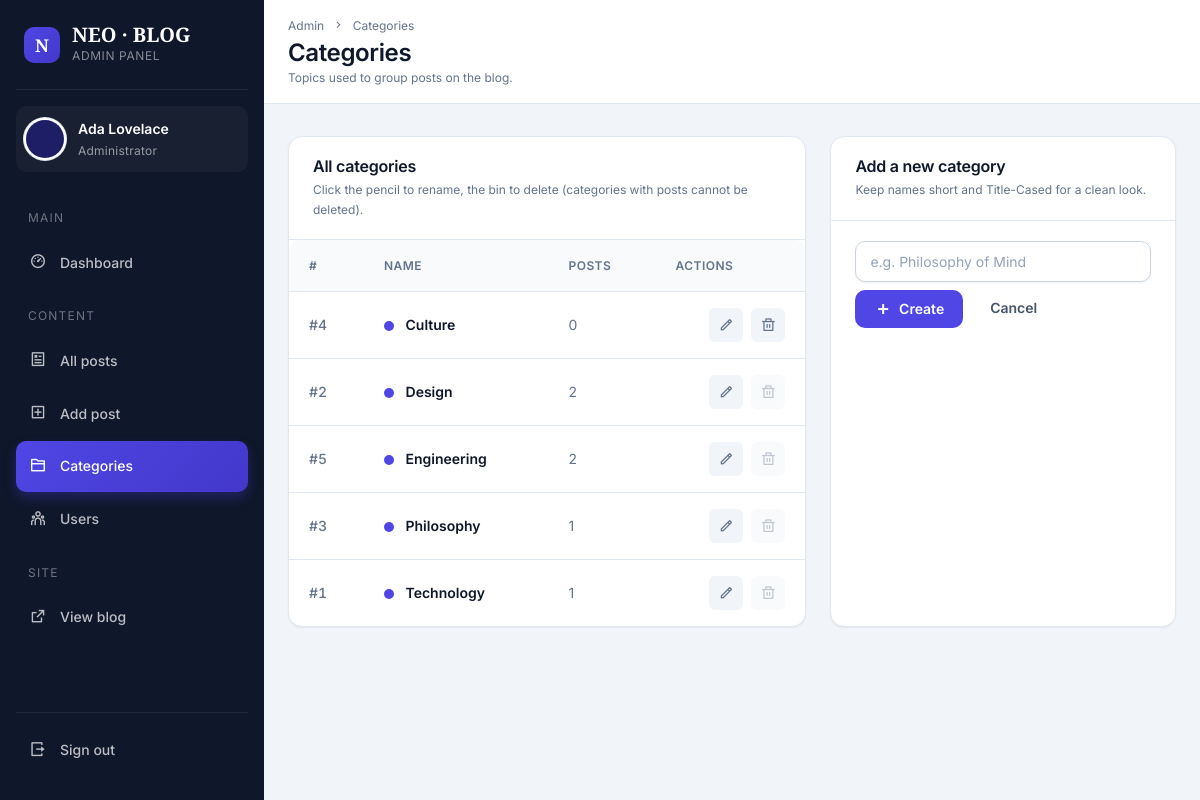
The app's page /admin/categories (signed in) with its own data.
### tables this page shows
CREATE TABLE users (
    id          INT UNSIGNED AUTO_INCREMENT PRIMARY KEY,
    firstname   VARCHAR(100) NOT NULL,
    lastname    VARCHAR(100) NOT NULL,
    username    VARCHAR(50)  NOT NULL,
    email       VARCHAR(190) NOT NULL,
    password    VARCHAR(255) NOT NULL,
    avatar      VARCHAR(255) NOT NULL DEFAULT 'default-avatar.png',
    is_admin    TINYINT(1)   NOT NULL DEFAULT 0,
    created_at  TIMESTAMP    NOT NULL DEFAULT CURRENT_TIMESTAMP,
    UNIQUE KEY uniq_username (username),
    UNIQUE KEY uniq_email    (email)
);

CREATE TABLE categories (
    id          INT UNSIGNED AUTO_INCREMENT PRIMARY KEY,
    title       VARCHAR(120) NOT NULL,
    created_at  TIMESTAMP    NOT NULL DEFAULT CURRENT_TIMESTAMP,
    UNIQUE KEY uniq_title (title)
);

### app/Controllers/Admin/CategoryController.php (called while the page is built, shortened)
<?php
final class CategoryController
{
    public function index(): void
    {
        View::render('admin/categories/index', [
            'title'      => 'Categories — Admin',
            'activeLink' => 'categories',
            'categories' => (new Category())->getAllWithCounts(),
            'success'    => Auth::getFlash('admin-success'),
            'error'      => Auth::getFlash('admin-error'),
        ], layout: 'admin');
    }
}

### public/index.php (called while the page is built, shortened)
<?php
require dirname(__DIR__) . '/bootstrap.php';
$router = new \App\Core\Router();
$router->dispatch(
    $_SERVER['REQUEST_METHOD'] ?? 'GET',
    $_SERVER['REQUEST_URI']    ?? '/'
);

### app/Core/helpers.php (called while the page is built, shortened)
<?php
function e(mixed $value): string
{
    return htmlspecialchars((string) $value, ENT_QUOTES | ENT_SUBSTITUTE, 'UTF-8');
}
function url(string $path = '/'): string
{
    $path = '/' . ltrim($path, '/');
    return rtrim(ROOT_URL, '/') . $path;
}
function upload_url(string $filename): string
{
    return url('uploads/' . ltrim($filename, '/'));
}
function avatar_url(?string $filename): string
{
    $filename = trim((string) $filename);
    return upload_url($filename);
}

### app/Core/Database.php (called while the page is built, shortened)
<?php
final class Database
{
    private static ?Database $instance = null;
    private PDO $pdo;
    private function __construct()
    {
        try {
            if (DB_DRIVER === 'sqlite') {
                $this->pdo = new PDO('sqlite:' . DB_SQLITE_PATH);
                $this->pdo->exec('PRAGMA foreign_keys = ON');
            } else {
                $dsn = sprintf(
                    'mysql:host=%s;port=%d;dbname=%s;charset=%s',
                    DB_HOST,
                    DB_PORT,
                    DB_NAME,
                    DB_CHARSET
                );
                $this->pdo = new PDO($dsn, DB_USER, DB_PASS);
            }
            $this->pdo->setAttribute(PDO::ATTR_ERRMODE,            PDO::ERRMODE_EXCEPTION);
            $this->pdo->setAttribute(PDO::ATTR_DEFAULT_FETCH_MODE, PDO::FETCH_ASSOC);
            $this->pdo->setAttribute(PDO::ATTR_EMULATE_PREPARES,   false);
        } catch (PDOException $e) {
            throw new RuntimeException(
                'Database connection failed: ' . $e->getMessage(),
                (int) $e->getCode(),
                $e
            );
        }
    }
    public static function getInstance(): self
    {
        return self::$instance ??= new self();
    }
    public function fetchAll(string $sql, string $types = '', mixed ...$params): array
    {
        return $this->run($sql, $params)->fetchAll();
    }
    public function fetchOne(string $sql, string $types = '', mixed ...$params): ?array
    {
        $row = $this->run($sql, $params)->fetch();
        return $row === false ? null : $row;
    }
    private function run(string $sql, array $params): \PDOStatement
    {
        $stmt = $this->pdo->prepare($sql);
        $stmt->execute($params);
        return $stmt;
    }
}

### app/Models/Category.php (called while the page is built, shortened)
<?php
final class Category
{
    private Database $db;
    public function __construct()
    {
        $this->db = Database::getInstance();
    }
    public function getAllWithCounts(): array
    {
        return $this->db->fetchAll(
            "SELECT categories.*, COUNT(posts.id) AS post_count
               FROM categories
               LEFT JOIN posts ON posts.category_id = categories.id
              GROUP BY categories.id
              ORDER BY categories.title"
        );
    }
}

### app/Core/Auth.php (called while the page is built, shortened)
<?php
final class Auth
{
    public static function isLoggedIn(): bool
    {
        return isset($_SESSION['user_id']);
    }
    public static function isAdmin(): bool
    {
        return self::isLoggedIn() && (($_SESSION['user_is_admin'] ?? false) === true);
    }
    public static function userId(): ?int
    {
        return isset($_SESSION['user_id']) ? (int) $_SESSION['user_id'] : null;
    }
    public static function user(): ?array
    {
        static $cached = null;
        if ($cached === null || ($cached['id'] ?? null) !== self::userId()) {
            $cached = (new User())->getById((int) self::userId());
        }
        return $cached;
    }
}

### bootstrap.php (called while the page is built, shortened)
<?php
require_once __DIR__ . '/config/app.php';
require_once __DIR__ . '/app/Core/helpers.php';
spl_autoload_register(static function (string $class): void {
    $relative = str_replace('\\', '/', substr($class, 4));
    $file     = APP_PATH . '/' . $relative . '.php';
});

### app/Models/User.php (called while the page is built, shortened)
<?php
final class User
{
    private Database $db;
    public function __construct()
    {
        $this->db = Database::getInstance();
    }
    public function getById(int $id): ?array
    {
        return $this->db->fetchOne(
            "SELECT id, firstname, lastname, username, email, avatar, is_admin, created_at
               FROM users WHERE id = ?",
            '', $id
        );
    }
}

### resources/views/admin/categories/index.php (the view, shortened to what this page needs)
<div class="admin-topbar">
    <div>
        <div class="admin-topbar__crumb">
            <a href="<?= url('/admin') ?>">Admin</a> <i class="ri-arrow-right-s-line"></i> <span>Categories</span>
        </div>
        <div class="admin-topbar__title"><h1>Categories</h1></div>
        <div class="admin-topbar__sub">Topics used to group posts on the blog.</div>
    </div>
</div>
<div class="admin-content">
    <div class="admin-grid">
        <div class="card">
            <div class="card__header">
                <div>
                    <h3 class="card__title">All categories</h3>
                    <div class="card__subtitle">Click the pencil to rename, the bin to delete (categories with posts cannot be deleted).</div>
                </div>
            </div>
            <div class="table-wrap">
                <table class="table">
                    <thead>
                        <tr><th>#</th><th>Name</th><th>Posts</th><th class="text-end">Actions</th></tr>
                    </thead>
                    <tbody>
                        <?php if (empty($categories)): ?>
                            <tr><td colspan="4" class="table__empty">No categories yet.</td></tr>
                        <?php else: foreach ($categories as $c): ?>
                            <tr>
                                <td class="table__id">#<?= (int) $c['id'] ?></td>
                                <td class="table__title"><span class="color-dot"></span> <span class="cat-name"><?= e($c['title']) ?></span></td>
                                <td class="table__muted"><?= (int) $c['post_count'] ?></td>
                                <td>
                                    <div class="table__actions">
                                        <button type="button" class="table__action table__action--edit" data-edit-category
                                                data-id="<?= (int) $c['id'] ?>"
                                                data-title="<?= e($c['title']) ?>"
                                                title="Rename">
                                            <i class="ri-pencil-line"></i>
                                        </button>
                                        <form action="<?= url('/admin/categories/delete') ?>" method="post"
                                              onsubmit="return confirm('Delete category &quot;<?= e($c['title']) ?>&quot;? This only works if it has no posts.');">
                                            <button type="submit"
                                                    class="table__action table__action--danger <?= (int) $c['post_count'] > 0 ? 'is-disabled' : '' ?>"
                                                    <?= (int) $c['post_count'] > 0 ? 'disabled' : '' ?>
                                                    title="Delete">
                                                <i class="ri-delete-bin-line"></i>
                                            </button>
                                        </form>
                                    </div>
                                </td>
                            </tr>
                        <?php endforeach; endif; ?>
                    </tbody>
                </table>
            </div>
        </div>
        <div class="card">
            <div class="card__header">
                <div>
                    <h3 class="card__title" id="formTitle">Add a new category</h3>
                    <div class="card__subtitle">Keep names short and Title-Cased for a clean look.</div>
                </div>
            </div>
            <div class="card__body">
                <form id="categoryForm" action="<?= url('/admin/categories/store') ?>" method="post" class="inline-form">
                    <input type="text" id="title" name="title" class="form-input"
                           placeholder="e.g. Philosophy of Mind" maxlength="100" required>
                    <button type="submit" class="btn">
                        <i class="ri-add-line"></i> <span id="submitLabel">Create</span>
                    </button>
                    <button type="button" id="cancelEdit" class="btn btn--ghost" hidden>Cancel</button>
                </form>
            </div>
        </div>
    </div>
</div>

### app/Core/Router.php (shortened to what this page needs)
<?php
final class Router
{
    private array $routes = [];
    private string $prefix = '';
    public function group(string $prefix, callable $callback): void
    {
        $previous    = $this->prefix;
        $this->prefix = rtrim($previous . $prefix, '/');
        $this->prefix = $previous;
    }
    public function dispatch(string $method, string $uri): void
    {
        $method = strtoupper($method);
        $path   = $this->normalise($uri);
        foreach ($this->routes as $route) {
            if ($route['method'] !== $method) continue;
            if ($route['path'] === $path) {
                $this->invoke($route['handler'], []);
                return;
            }
        }
    }
    private function add(string $method, string $path, string $handler): void
    {
        $fullPath = rtrim($this->prefix . '/' . ltrim($path, '/'), '/');
        if ($fullPath === '') $fullPath = '/';
        $this->routes[] = [
            'method'  => $method,
            'path'    => $fullPath,
            'handler' => $handler,
        ];
    }
    private function normalise(string $uri): string
    {
        $path = parse_url($uri, PHP_URL_PATH) ?: '/';
        $path = rtrim($path, '/');
        return $path === '' ? '/' : $path;
    }
    private function invoke(string $handler, array $params): void
    {
        [$controller, $action] = explode('@', $handler, 2);
        $instance = new $class();
        $instance->$action($params);
    }
}

### resources/views/partials/admin-sidebar.php (shortened to what this page needs)
<?php
$user = Auth::user();
$is   = fn (string $name) => ($activeLink ?? '') === $name ? 'is-active' : '';
?>
<aside class="sidebar" aria-label="Admin navigation">
    <div class="sidebar__brand">
        <span class="sidebar__brand-logo">N</span>
        <div>
            <div class="sidebar__brand-text">NEO · BLOG</div>
            <div class="sidebar__brand-sub">Admin panel</div>
        </div>
    </div>
    <div class="sidebar__profile">
        <span class="avatar avatar--sm">
            <img src="<?= avatar_url($user['avatar'] ?? '') ?>" alt="">
        </span>
        <div class="sidebar__profile-meta">
            <span class="sidebar__profile-name"><?= e(($user['firstname'] ?? '') . ' ' . ($user['lastname'] ?? '')) ?></span>
            <span class="sidebar__profile-role"><?= Auth::isAdmin() ? 'Administrator' : 'Editor' ?></span>
        </div>
    </div>
    <nav class="sidebar__nav" aria-label="Admin">
        <div class="sidebar__group">Main</div>
        <a href="<?= url('/admin') ?>" class="sidebar__link <?= $is('dashboard') ?>">
            <i class="ri-dashboard-3-line"></i> <span>Dashboard</span>
        </a>
        <div class="sidebar__group">Content</div>
        <a href="<?= url('/admin/posts') ?>" class="sidebar__link <?= $is('posts') ?>">
            <i class="ri-article-line"></i> <span>All posts</span>
        </a>
        <a href="<?= url('/admin/posts/create') ?>" class="sidebar__link <?= $is('add-post') ?>">
            <i class="ri-add-box-line"></i> <span>Add post</span>
        </a>
        <a href="<?= url('/admin/categories') ?>" class="sidebar__link <?= $is('categories') ?>">
            <i class="ri-folder-2-line"></i> <span>Categories</span>
        </a>
        <a href="<?= url('/admin/users') ?>" class="sidebar__link <?= $is('users') ?>">
            <i class="ri-team-line"></i> <span>Users</span>
        </a>
        <div class="sidebar__group">Site</div>
        <a href="<?= url('/') ?>" class="sidebar__link">
            <i class="ri-external-link-line"></i> <span>View blog</span>
        </a>
    </nav>
    <div class="sidebar__logout">
        <form action="<?= url('/logout') ?>" method="post" style="margin:0;">
            <button type="submit" class="sidebar__link" style="width:100%; background:none; border:0; text-align:left; color: rgba(255,255,255,0.72);">
                <i class="ri-logout-box-r-line"></i> <span>Sign out</span>
            </button>
        </form>
    </div>
</aside>

### records on screen
users: avatar (placeholder picture), firstname+lastname "Ada Lovelace"
categories: id "4", title "Culture", post_count "0"
categories: id "2", title "Design", post_count "2"
categories: id "5", title "Engineering", post_count "2"
categories: id "3", title "Philosophy", post_count "1"
categories: id "1", title "Technology", post_count "1"
